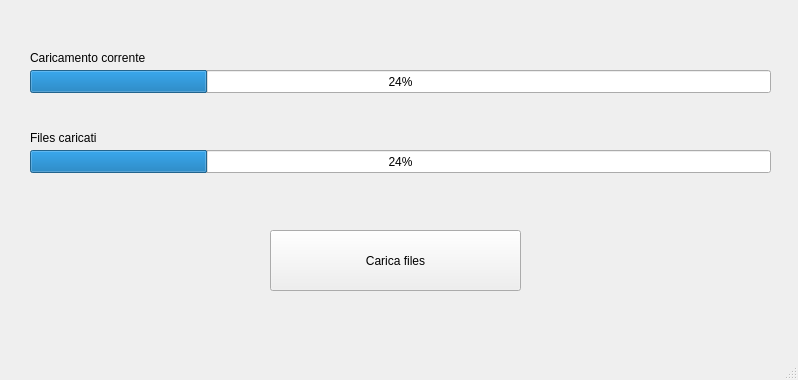
<?xml version="1.0" encoding="UTF-8"?>
<ui version="4.0">
 <class>MainWindow</class>
 <widget class="QMainWindow" name="MainWindow">
  <property name="geometry">
   <rect>
    <x>0</x>
    <y>0</y>
    <width>798</width>
    <height>380</height>
   </rect>
  </property>
  <property name="windowTitle">
   <string>MainWindow</string>
  </property>
  <widget class="QWidget" name="centralwidget">
   <widget class="QProgressBar" name="progressBar">
    <property name="geometry">
     <rect>
      <x>30</x>
      <y>70</y>
      <width>741</width>
      <height>23</height>
     </rect>
    </property>
    <property name="value">
     <number>24</number>
    </property>
   </widget>
   <widget class="QProgressBar" name="progressBar_2">
    <property name="geometry">
     <rect>
      <x>30</x>
      <y>150</y>
      <width>741</width>
      <height>23</height>
     </rect>
    </property>
    <property name="value">
     <number>24</number>
    </property>
   </widget>
   <widget class="QLabel" name="label">
    <property name="geometry">
     <rect>
      <x>30</x>
      <y>50</y>
      <width>121</width>
      <height>16</height>
     </rect>
    </property>
    <property name="text">
     <string>Caricamento corrente</string>
    </property>
   </widget>
   <widget class="QLabel" name="label_2">
    <property name="geometry">
     <rect>
      <x>30</x>
      <y>130</y>
      <width>121</width>
      <height>16</height>
     </rect>
    </property>
    <property name="text">
     <string>Files caricati</string>
    </property>
   </widget>
   <widget class="QPushButton" name="pushButton">
    <property name="geometry">
     <rect>
      <x>270</x>
      <y>230</y>
      <width>251</width>
      <height>61</height>
     </rect>
    </property>
    <property name="text">
     <string>Carica files</string>
    </property>
   </widget>
  </widget>
  <widget class="QMenuBar" name="menubar">
   <property name="geometry">
    <rect>
     <x>0</x>
     <y>0</y>
     <width>798</width>
     <height>21</height>
    </rect>
   </property>
  </widget>
  <widget class="QStatusBar" name="statusbar"/>
 </widget>
 <resources/>
 <connections/>
</ui>
